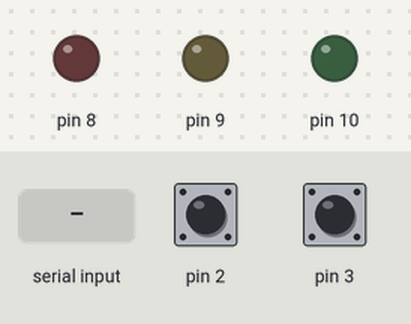
This sketch was run on a simulated Arduino Uno, built with avr-gcc and run on an emulated ATmega328P. Shown: output pins drawn as LEDs (lit = HIGH). Dashed ring = blinking. The test bench sets the inputs (shaded band); at power-on: pin 2 HIGH, pin 3 HIGH. What the sketch prints to the serial monitor is not drawn.

Above: at 1.2 s.
1.3 s: pin 2 pulled LOW for 0.15 s
At 1.4 s:
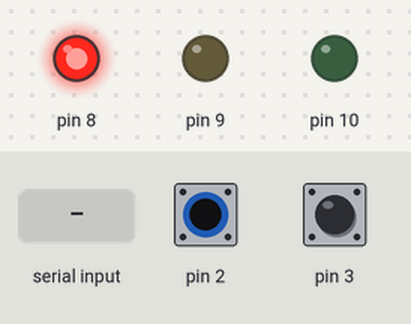
3.4 s: pin 3 pulled LOW for 3.2 s
At 3.55 s:
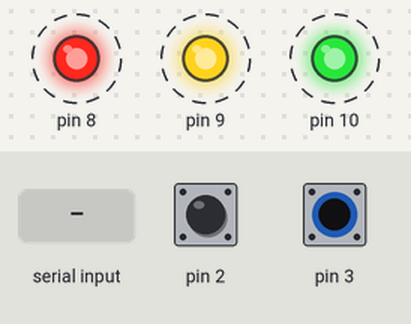
8.1 s: pin 2 pulled LOW for 3.2 s
At 8.4 s:
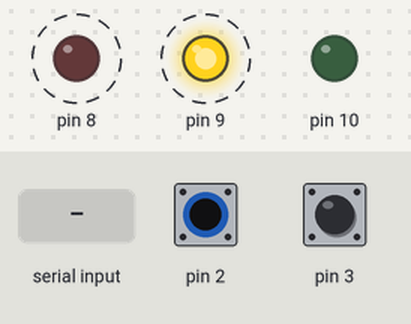
12.8 s: "1" received over Serial
At 13.1 s:
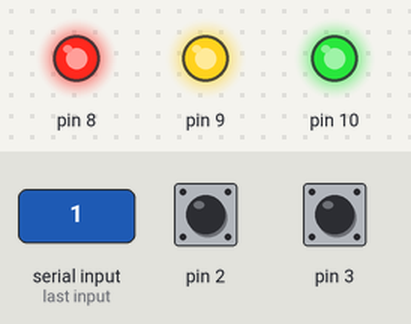
14.3 s: pin 2 pulled LOW for 1 s
At 14.6 s:
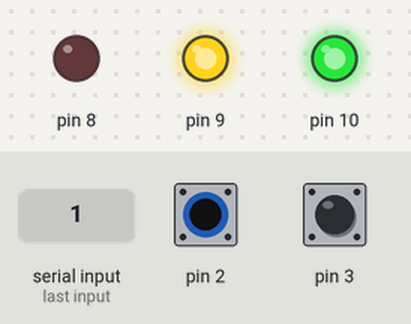
Timing chart, 0 to 17.3 s (numbered marks = the images above; inputs shaded):
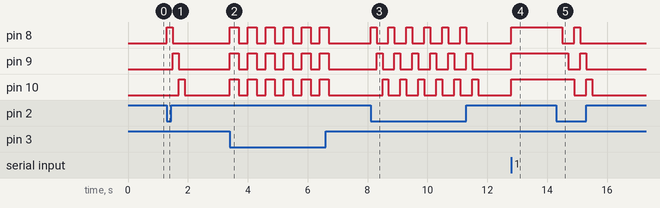

The sketch:

sketch.ino
```cpp
const int leds[] = {8, 9, 10};
void setAll(bool on){for(int p:leds) digitalWrite(p,on ? HIGH:LOW);}
void setup(){ for(int p:leds) pinMode(p,OUTPUT); pinMode(2,INPUT_PULLUP); pinMode(3,INPUT_PULLUP); Serial.begin(9600); Serial.println("Enter 1=ON, 0=OFF; or press buttons"); }
void loop(){
 if(Serial.available()){
   char c=Serial.read(); if(c=='1')setAll(true); else if(c=='0')setAll(false);
 }
 if(digitalRead(2)==LOW){
   for(int p:leds){digitalWrite(p,HIGH);delay(200);digitalWrite(p,LOW);}
 } else if(digitalRead(3)==LOW){setAll(true);delay(300);setAll(false);delay(300);}
}
```

Measured:
- after the input at 1.3 s, pin 8: LOW → HIGH at once, → LOW 0.20 s later; pin 9: LOW → HIGH after 0.20 s, → LOW 0.20 s later; pin 10: LOW → HIGH after 0.40 s, → LOW 0.20 s later
- after the input at 3.4 s, pin 8–10: alternates HIGH for 0.30 s and LOW for 0.30 s, 12 changes in all, then stays LOW, starting at once
- after the input at 8.1 s, pin 8: alternates HIGH for 0.20 s and LOW for 0.40 s, 12 changes in all, then stays LOW, starting at once; pin 9: alternates HIGH for 0.20 s and LOW for 0.40 s, 12 changes in all, then stays LOW, starting after 0.20 s
- after the input at 12.8 s, pin 8–10: LOW → HIGH at once
- after the input at 14.3 s, pin 8: HIGH → LOW after 0.20 s, → HIGH 0.40 s later, → LOW 0.20 s later; pin 9: HIGH → LOW after 0.40 s, → HIGH 0.40 s later, → LOW 0.20 s later; pin 10: HIGH → LOW after 0.60 s, → HIGH 0.40 s later, → LOW 0.20 s later
